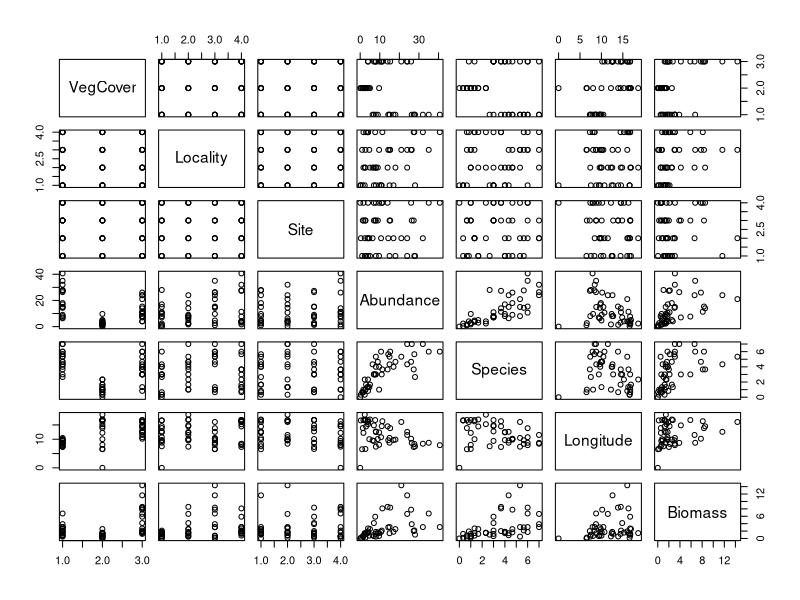
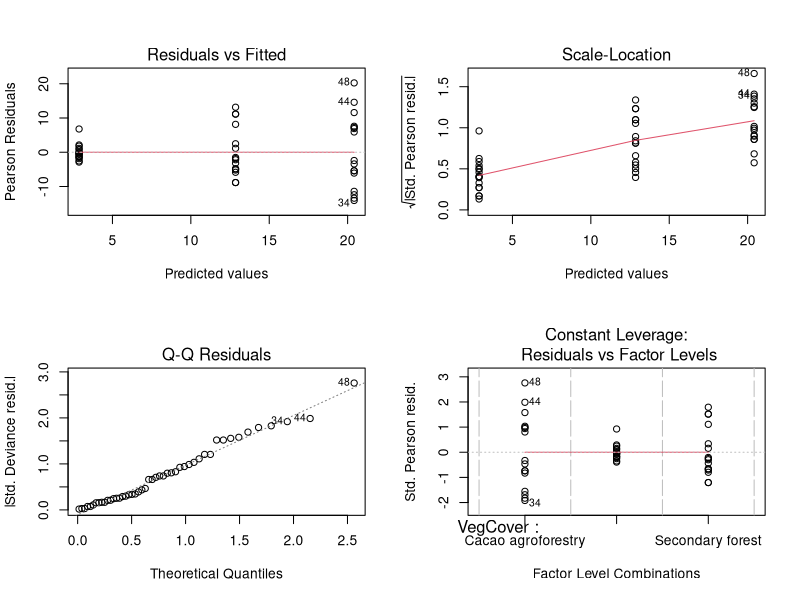
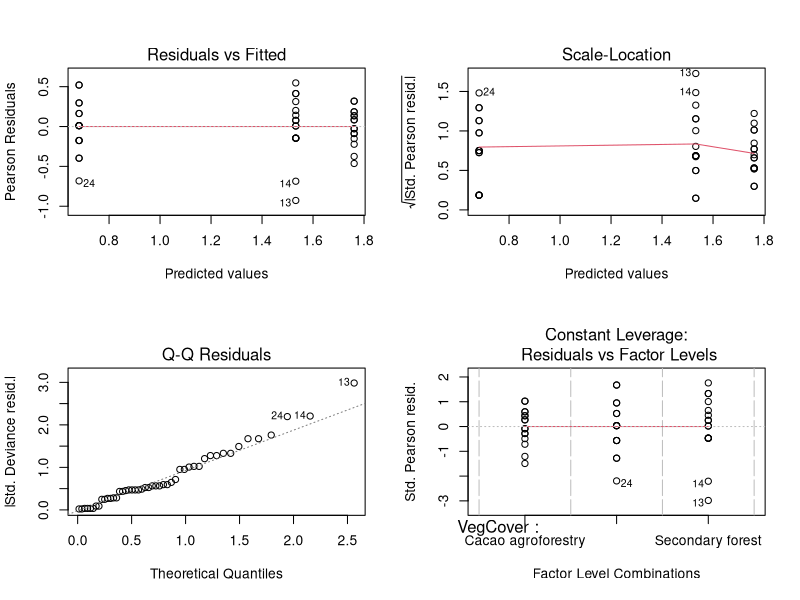
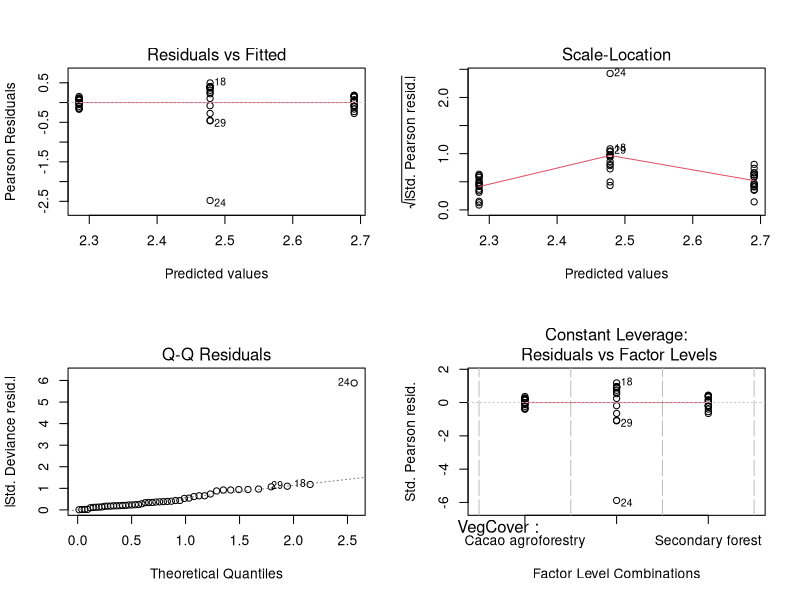
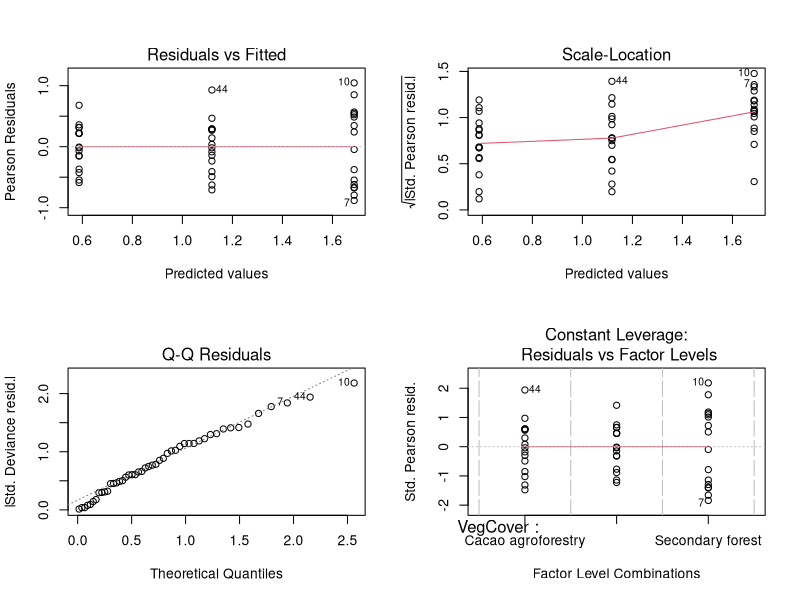
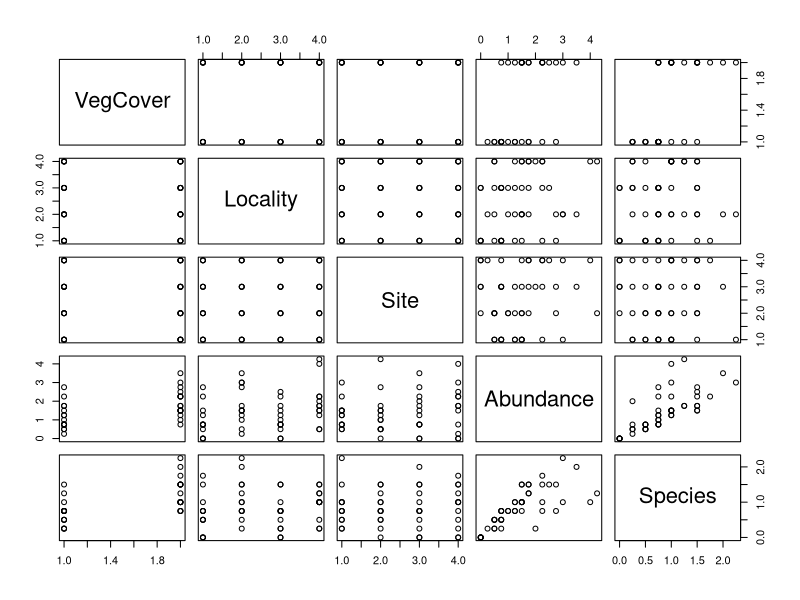
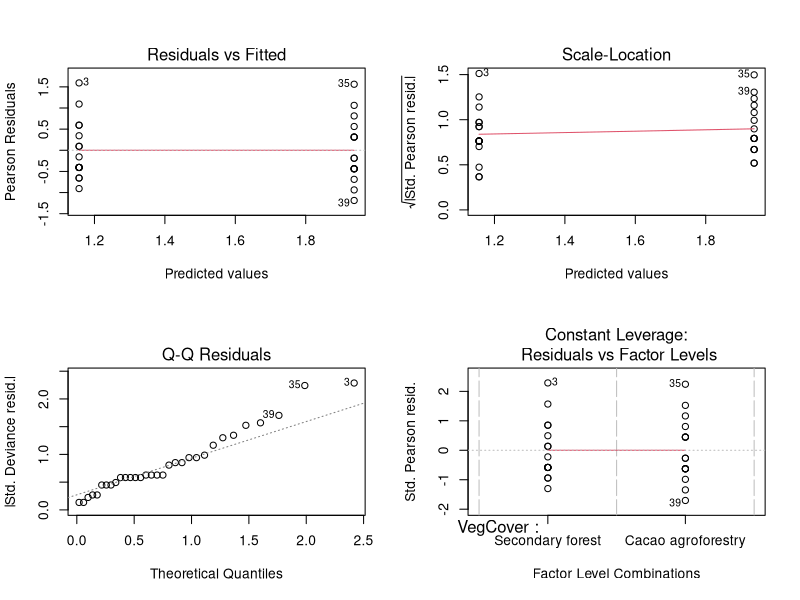
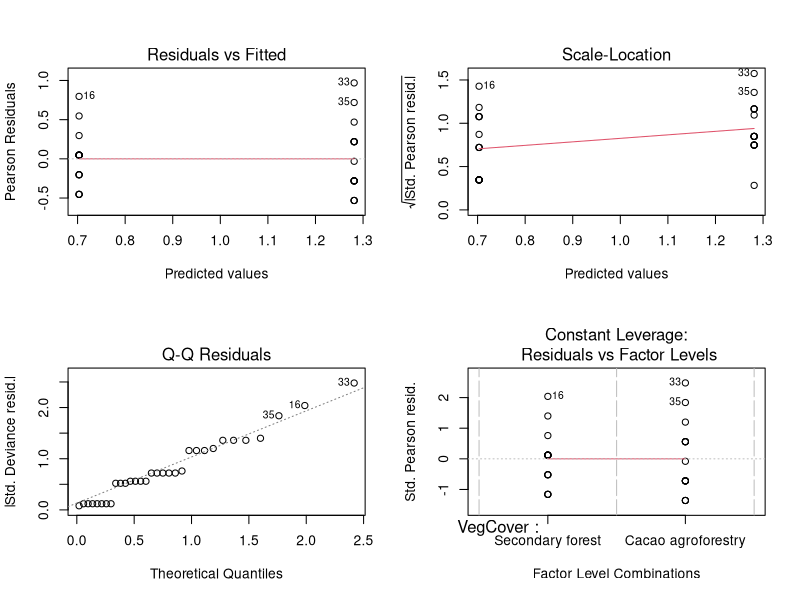

These figures' R source, in order: (Note: this script raises an error after producing the figures.)
library(multcomp) # Simultaneous Inference in General Parametric Models CRAN v1.4-25
library(lme4) # Linear Mixed-Effects Models using 'Eigen' and S4 CRAN v1.1-35.2
library(lmtest) # Testing Linear Regression Models CRAN v0.9-40
library(car)

# Read data
GLMDB <- read.csv("GLM_DungBeetles.csv", header = T, sep = ";")
GLMBE <- read.csv("GLM_Bees.csv", header = T, sep = ";")
GLMBU <- read.csv("GLM_Butterflies.csv", header = T, sep = ";")

# Dung beetles -----
GLMDB$VegCover <- factor(GLMDB$VegCover)

## Analysis## Analfactorize()ysis
par(mfrow=c(2,4))
print(summary(GLMDB))
plot(GLMDB)

## Abundance 
IndDB <- glm(Abundance ~ VegCover, family = gaussian(), data = GLMDB)
print(summary(IndDB))
par(mfcol = c(2, 2))
plot(IndDB)

shapiro.test(IndDB$residuals)
leveneTest(log(Abundance+1) ~ VegCover, data = GLMDB)

anvIndDB <- anova(IndDB, test = "Chisq")
print(anvIndDB)
summary(anvIndDB)

tukIndDB <- glht(IndDB, linfct = mcp(VegCover = "Tukey"))
summary(tukIndDB)

## Species 
EspDB <- glm(log(Species+1) ~ VegCover, family = gaussian(), data = GLMDB)
print(summary(EspDB))
par(mfcol = c(2, 2))
plot(EspDB)

shapiro.test(EspDB$residuals)
leveneTest(log(Species+1) ~ VegCover, data = GLMDB)

anvEspDB <- anova(EspDB, test = "Chisq")
print(anvEspDB)
summary(anvEspDB)

tukEspDB <- glht(EspDB, linfct = mcp(VegCover = "Tukey"))
summary(tukEspDB)

# Longitude 
LonDB <- glm(log(Longitude+1) ~ VegCover, family = gaussian(), data = GLMDB)
print(summary(LonDB))
par(mfcol = c(2, 2))
plot(LonDB)

shapiro.test(LonDB$residuals)
leveneTest(log(Longitude+1) ~ VegCover, data = GLMDB)

anvLonDB <- anova(LonDB, test = "Chisq")
print(anvLonDB)
summary(anvLonDB)

tukLonDB <- glht(LonDB, linfct = mcp(VegCover = "Tukey"))
summary(tukLonDB)

# Biomass 
BiomDB <- glm(log(Biomass+1) ~ VegCover, 
              family = gaussian(), data = GLMDB)
print(summary(BiomDB))
par(mfcol = c(2, 2))
plot(BiomDB)

shapiro.test(BiomDB$residuals)
leveneTest(log(Biomass+1) ~ VegCover, data = GLMDB)

anvBiomDB <- anova(BiomDB, test = "Chisq")
print(anvBiomDB)
summary(anvBiomDB)

tukBiomDB <- glht(BiomDB, linfct = mcp(VegCover = "Tukey"))
summary(tukBiomDB)

# Bees -----
GLMBE$VegCover <- ordered(GLMBE$VegCover, levels = c("Secondary forest", 
                                                     "Cacao agroforestry", 
                                                     "Pastures"))

## Analysis
par(mfrow=c(2,4))
print(summary(GLMBE))
plot(GLMBE)

## Abundance 
IndBE <- glm(Abundance ~ VegCover, family = gaussian(), data = GLMBE)
print(summary(IndBE))
par(mfcol = c(2, 2))
plot(IndBE)

anvIndBE <- anova(IndBE, test = "Chisq")
print(anvIndBE)
summary(anvIndBE)

tukIndBE <- glht(IndBE, linfct = mcp(VegCover = "Tukey"))
summary(tukIndBE)

## Species 
EspBE <- glm(Species ~ VegCover, family = gaussian(), data = GLMBE)
print(summary(EspBE))
par(mfcol = c(2, 2))
plot(EspBE)

anvEspBE <- anova(EspBE, test = "Chisq")
print(anvEspBE)
summary(anvEspBE)

tukEspBE <- glht(EspBE, linfct = mcp(VegCover = "Tukey"))
summary(tukEspBE)

# Butterflies -----
GLMBU$VegCover <- ordered(GLMBU$VegCover, levels = c("Secondary forest", 
                                                     "Cacao agroforestry", 
                                                     "Pastures"))

## Analysis
par(mfrow=c(2,4))
print(summary(GLMBU))
plot(GLMBU)

## Abundance 
IndBU <- glm(Abundance ~ VegCover, family = gaussian(), data = GLMBU)
print(summary(IndBU))
par(mfcol = c(2, 2))
plot(IndBU)

anvIndBU <- anova(RichDB, test = "Chisq")
print(anvIndBU)
summary(anvIndBU)

tukIndBU <- glht(IndBU, linfct = mcp(VegCover = "Tukey"))
summary(tukIndBU)

## Species 
EspBU <- glm(Species ~ VegCover, family = gaussian(), data = GLMBU)
print(summary(EspBU))
par(mfcol = c(2, 2))
plot(EspBU)

anvEspBU <- anova(EspBU, test = "Chisq")
print(anvEspBU)
summary(anvEspBU)

tukEspBU <- glht(EspBU, linfct = mcp(VegCover = "Tukey"))
summary(tukEspBU)
